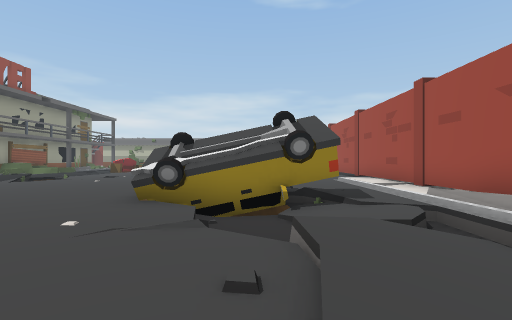
view 1 (above)

18 first-person views from a walk through a Unity game level. The camera is 1.5 m above the floor, looks level and sees 85° across. The floor is counted in squares, 2 m on a side. Each view is taken from the middle of a square. On the plan, view 1 faces up. The plan holds only what a view shows up to about 10 squares ahead; the rest is blank. The place goes on beyond the plan. The player is left out.

view 2
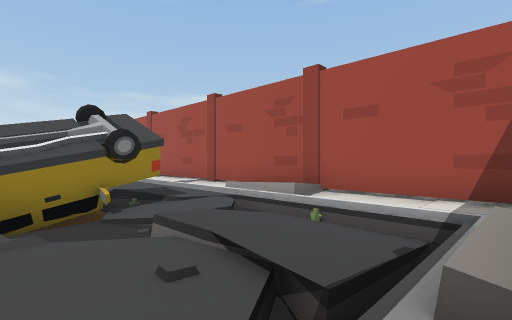

view 3
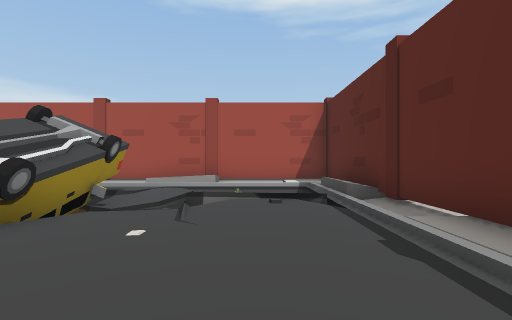

view 4
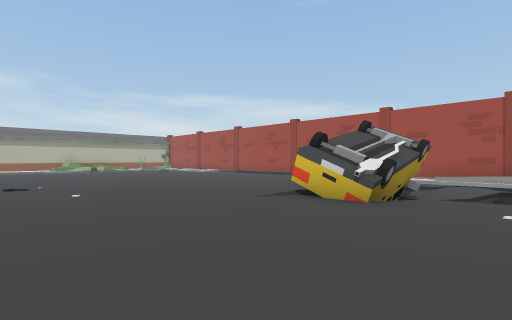

view 5
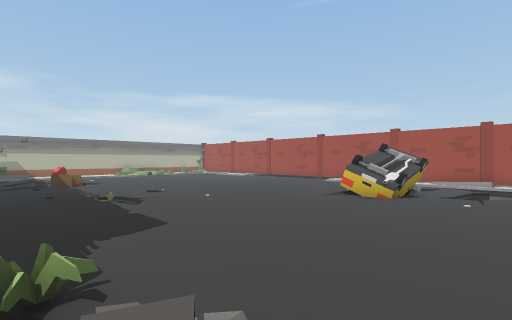

view 6
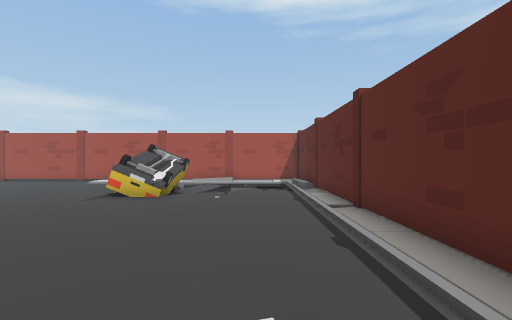

view 7
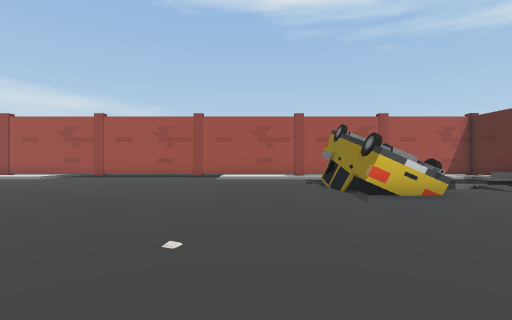

view 8
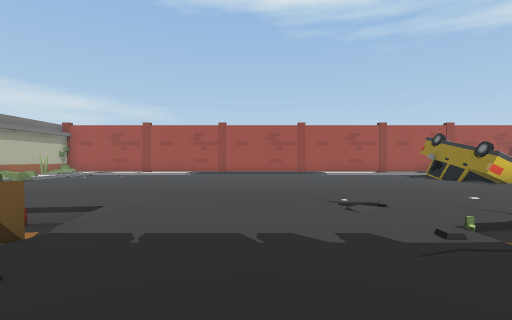

view 9
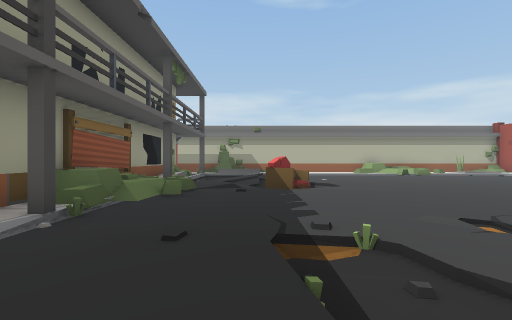

view 10
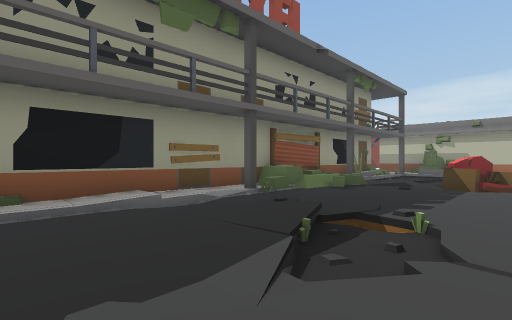

view 11
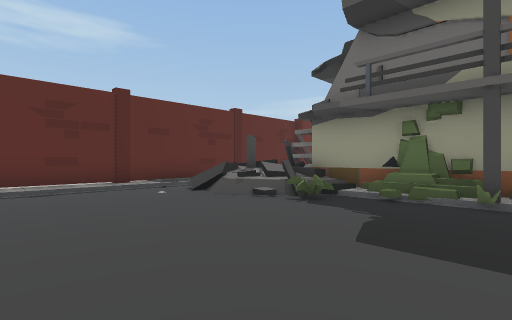

view 12
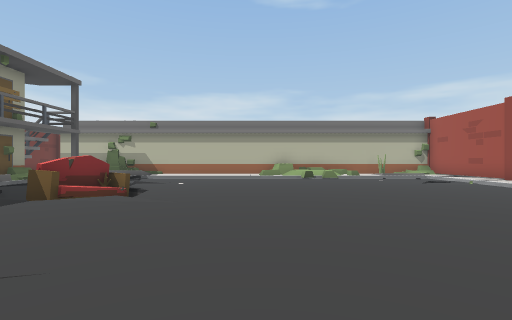

view 13
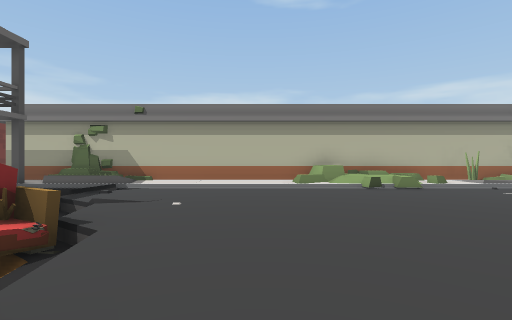

view 14
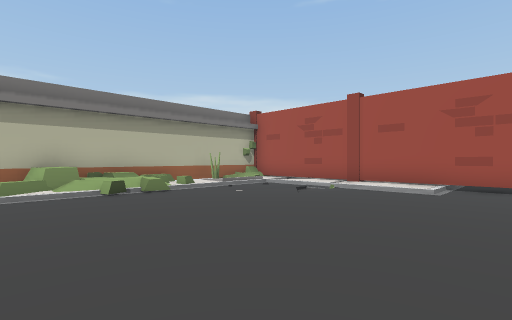

view 15
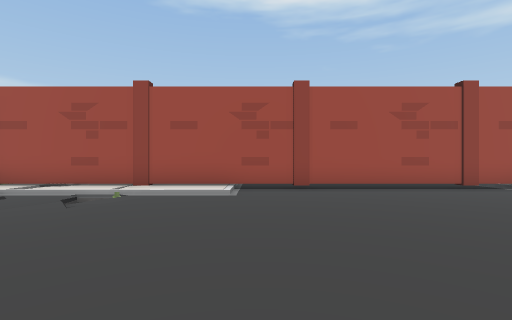

view 16
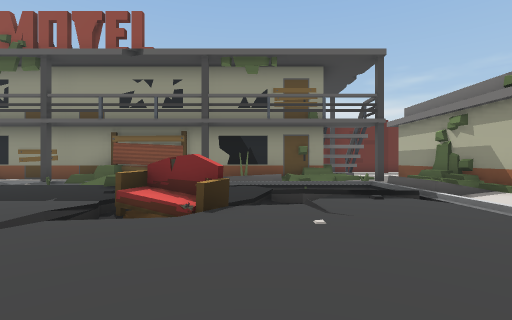

view 17
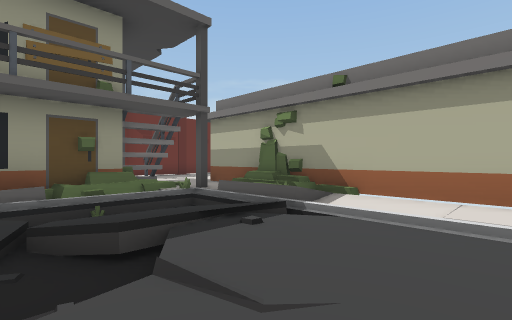

view 18
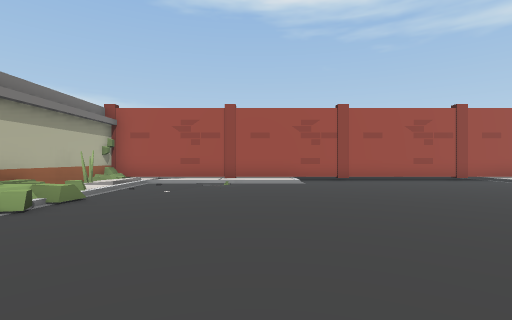

### Floor plan
Key: @ floor where view 1 was taken; # wall or solid block; x gap in a wall; . main floor; : floor 0.25 m higher than the main floor; - floor 0.25 m lower than the main floor; + floor 0.5 m higher than the main floor; _ floor 0.5 m lower than the main floor; / step, stairs or slope; = window, fence, low wall or low ledge; ^ raised ledge; O other object.
Columns run from 13 left of view 1 to 5 right of it. Each row starts with its distance up from view 1.
 25           ####
 24   #########//#####
 23  ##++./:://///: =##
 22  =#.//....../..//:#
 21  #-.:.........../:#
 20 ##- x=.........//:#
 19 ##x#/_........../:#
 18 #////O/........./:#
 17 #^=//O/...........#
 16 ##=..//...........#
 15 ##=...............#
 14 #^/...............#
 13 #/................#
 12 #/../=............#
 11 #:////............#
 10 #:////........../:#
  9 #:............../:#
  8 #/..............//#
  7 ##..........###./:#
  6 ##.........####./:#
  5  #=........^###///#
  4  #=/......../_/#//#
  3 ##//........=/////#
  2  #//.........=///:#
  1    ........../////#
  0    /:::::::/.@//::#
 -1   #################

Positions as (right, up) in squares from view 1, and headings:
1: (0, 0), facing up
2: (-1, 0), facing up-right
3: (-5, 2), facing right
4: (-7, 3), facing up-right
5: (-11, 2), facing up-right
6: (-11, 2), facing right
7: (-8, 9), facing right
8: (-11, 14), facing right
9: (-9, 9), facing up
10: (-7, 8), facing up-left
11: (-6, 8), facing down-left
12: (-4, 11), facing up
13: (-5, 15), facing up
14: (-4, 16), facing up-right
15: (-3, 17), facing right
16: (-3, 19), facing left
17: (-6, 19), facing up-left
18: (-6, 19), facing right
